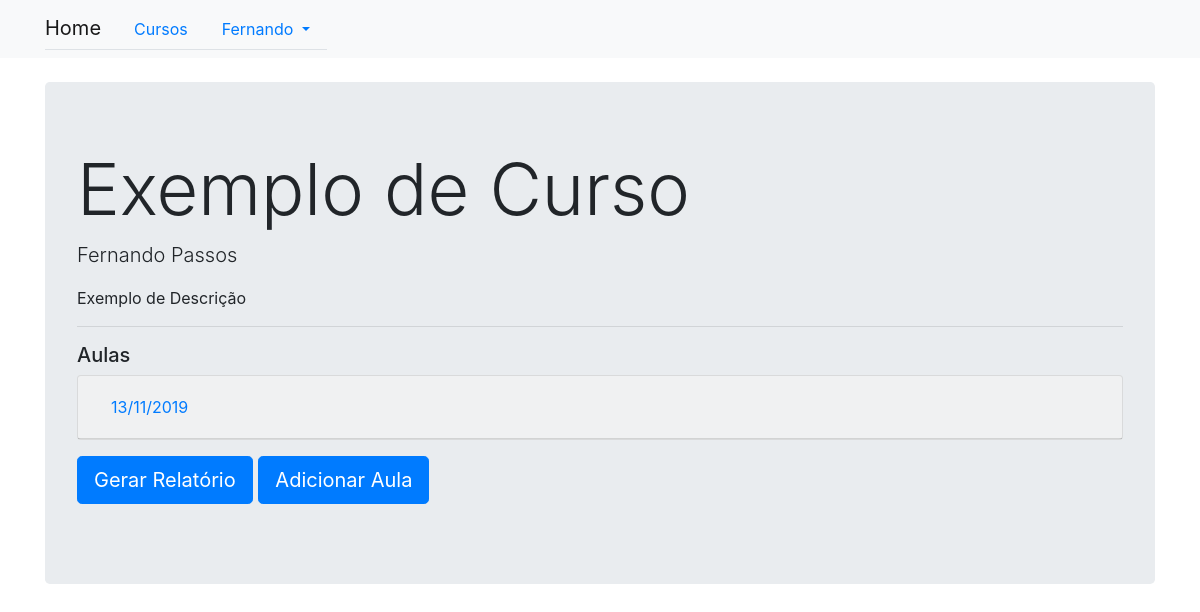
The app's page /courses/1 (signed in), older data.
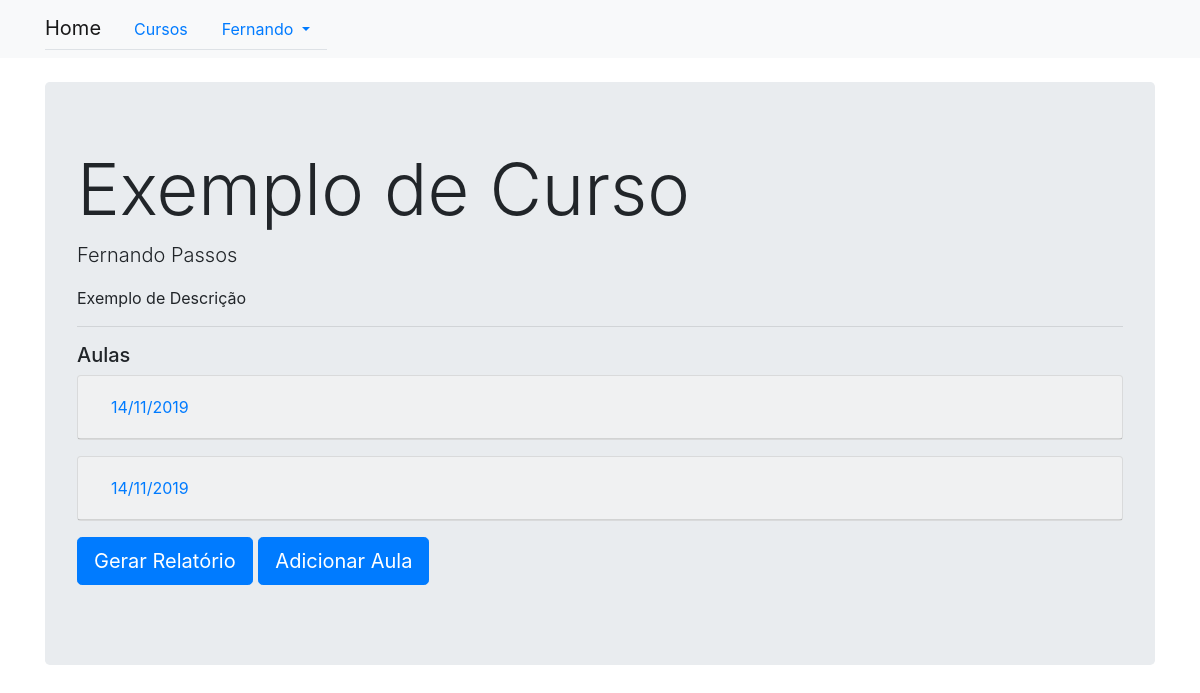
The same page, newer data.
### users/models.py (models this page shows)
class Person(AbstractUser):
    def __str__(self):
        return self.first_name + ' ' + self.last_name

### classes/models.py (models this page shows, shortened)
class Course(models.Model):
    name = models.CharField(max_length=128)
    description = models.CharField(max_length=300, blank=True)
    owner = models.ForeignKey(Person, on_delete=models.CASCADE)
    participants = models.ManyToManyField(
        Person, related_name="participants", blank=True)
    access_key = models.CharField(max_length = 12, blank = True)

class Lesson(models.Model):
    course = models.ForeignKey(Course, on_delete=models.CASCADE)
    on_going = models.BooleanField(default=True)
    date = models.DateField(auto_now_add=True)
    attendants = models.ManyToManyField(
        Person, related_name="attendants", blank=True)
    auth_code = models.CharField(max_length=6)
    def __str__(self):
        if self.date:
            return str(self.date.day) + "/" + str(self.date.month) + "/" + str(self.date.year)

### classes/views.py (the view)
# urls.py: path('<int:id>', views.course_page, name='course'),
def course_page(request, id):
    is_owner = False
    course = get_object_or_404(models.Course, pk=id)
    subscribe = forms.SubscribeForm()
    check_in = forms.CheckInForm()
    if(request.user == course.owner):
        is_owner = True
    lessons = course.lesson_set.all()
    ctx = {
        'subscribe': subscribe,
        'check_in': check_in,
        'course': course,
        'lessons': lessons,
        'is_owner': is_owner,
        'user': request.user
    }
    return render(request, 'classes/single_course.html', context=ctx)

### templates/classes/single_course.html (shortened to what this page needs)
{% extends 'base.html' %}
{% block body_block %}
<br>
<div class="container">
    <div class="jumbotron">
        <h1 class="display-3">{{course.name}}</h1>
        <p class="lead">{{course.owner}}</p>
        <p>{{course.description}}</p>
        <hr class="my-2">
        {% if user in course.participants.all or is_owner %}
        <p>
            <h5> Aulas </h5>
            <div id="accordion">
                {% for lesson in lessons %}
                    <div class = "card bg-light mb-3">
                        <div class="card-header" id="heading-{{lesson.id}}">
                            <h5 class="mb-0">
                                <button class="btn btn-link" data-toggle="collapse" data-target="#collapse-{{lesson.id}}" aria-expanded="false" aria-controls="collapse-{{lesson.id}}">
                                {{lesson}}
                                </button>
                            </h5>
                            </div>
                    </div>
                {% endfor %}
            </div>
        </p>
        {% endif %}
        {% if is_owner %}
        <p class="lead">
            <a class="btn btn-primary btn-lg" href="{% url 'course_report' id=course.id %}" role="button">Gerar Relatório</a>
            <a class="btn btn-primary btn-lg" href="{% url 'new_lesson' course_id=course.id %}" role="button">Adicionar Aula</a>
        </p>
        {% endif %}
    </div>
</div>
{% endblock %}

### templates/base.html (shortened to what this page needs)
<html>
    <head>
        <link rel="stylesheet" href="https://stackpath.bootstrapcdn.com/bootstrap/4.1.3/css/bootstrap.min.css">
    </head>
    <body>
        <nav class="navbar navbar-expand-lg navbar-light bg-light">
            <div class="container">
                <ul class="nav nav-tabs">
                    <a class="navbar-brand" href="{% url 'home' %}">Home</a>
                    <li class="nav-item">
                        <a href="{% url 'all_courses' %}" class="nav-link">Cursos</a>
                    </li>
                    {% if user.is_authenticated %}
                    <li class="nav-item dropdown">
                        <a class="nav-link dropdown-toggle" data-toggle="dropdown" href="#" role="button" aria-haspopup="true" aria-expanded="false">
                             {{user.first_name}}
                        </a>
                    </li>
                    {% else %}
                    <li class="nav-item">
                        <a href="{% url 'account_login' %}" class="nav-link">Login</a>
                    </li>
                    {% endif %}
                </ul>
            </div>
        </nav>
        {% block body_block %}
        {% endblock %}
    </body>
</html>

Row changes from the older to the newer data that the page shows:
removed Lesson: date "13/11/2019"
added Lesson: date "14/11/2019"
added Lesson: date "14/11/2019"
